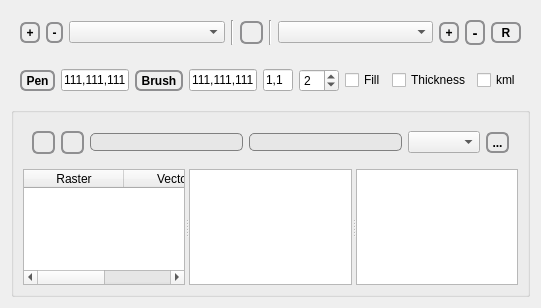
          <widget class="QWidget" name="scrollAreaWidgetContents_3">
           <property name="geometry">
            <rect>
             <x>0</x>
             <y>0</y>
             <width>541</width>
             <height>308</height>
            </rect>
           </property>
           <layout class="QVBoxLayout" name="verticalLayout_19">
            <item>
             <widget class="QFrame" name="frame">
              <layout class="QHBoxLayout" name="horizontalLayout_14">
               <item>
                <widget class="QToolButton" name="addRlayer">
                 <property name="font">
                  <font>
                   <weight>75</weight>
                   <bold>true</bold>
                  </font>
                 </property>
                 <property name="toolTip">
                  <string>Add Raster Layer</string>
                 </property>
                 <property name="styleSheet">
                  <string notr="true">QToolButton { /* all types of tool button */
     border: 2px solid #8f8f91;
     border-radius: 6px;
     font: bold; 
     background-color: qlineargradient(x1: 0, y1: 0, x2: 0, y2: 1,
                                       stop: 0 #f6f7fa, stop: 1 #dadbde);
 }

 QToolButton[popupMode=&quot;1&quot;] { /* only for MenuButtonPopup */
     padding-right: 20px; /* make way for the popup button */
 }

 QToolButton:pressed {
     background-color: qlineargradient(x1: 0, y1: 0, x2: 0, y2: 1,
                                       stop: 0 #dadbde, stop: 1 #f6f7fa);
 }

 QToolButton:checked {
     background-color: qlineargradient(x1: 0, y1: 0, x2: 0, y2: 1,
                                       stop: 0 white, stop: 1 rgb(108, 183, 255) );
 }

 /* the subcontrols below are used only in the MenuButtonPopup mode */
 QToolButton::menu-button {
     border: 2px solid gray;
     border-top-right-radius: 6px;
     border-bottom-right-radius: 6px;
     /* 16px width + 4px for border = 20px allocated above */
     width: 16px;
 }

 QToolButton::menu-arrow {
     image: url(downarrow.png);
 }

 QToolButton::menu-arrow:open {
     top: 1px; left: 1px; /* shift it a bit */
 }</string>
                 </property>
                 <property name="text">
                  <string>+</string>
                 </property>
                 <property name="icon">
                  <iconset resource="../resources.qrc">
                   <normaloff>:/icons/element-cell.gif</normaloff>:/icons/element-cell.gif</iconset>
                 </property>
                </widget>
               </item>
               <item>
                <widget class="QToolButton" name="removeRlayer">
                 <property name="font">
                  <font>
                   <weight>75</weight>
                   <bold>true</bold>
                  </font>
                 </property>
                 <property name="toolTip">
                  <string>Remove Raster Layer</string>
                 </property>
                 <property name="styleSheet">
                  <string notr="true">QToolButton { /* all types of tool button */
     border: 2px solid #8f8f91;
     border-radius: 6px;
     font: bold; 
     background-color: qlineargradient(x1: 0, y1: 0, x2: 0, y2: 1,
                                       stop: 0 #f6f7fa, stop: 1 #dadbde);
 }

 QToolButton[popupMode=&quot;1&quot;] { /* only for MenuButtonPopup */
     padding-right: 20px; /* make way for the popup button */
 }

 QToolButton:pressed {
     background-color: qlineargradient(x1: 0, y1: 0, x2: 0, y2: 1,
                                       stop: 0 #dadbde, stop: 1 #f6f7fa);
 }

 QToolButton:checked {
     background-color: qlineargradient(x1: 0, y1: 0, x2: 0, y2: 1,
                                       stop: 0 white, stop: 1 rgb(108, 183, 255) );
 }

 /* the subcontrols below are used only in the MenuButtonPopup mode */
 QToolButton::menu-button {
     border: 2px solid gray;
     border-top-right-radius: 6px;
     border-bottom-right-radius: 6px;
     /* 16px width + 4px for border = 20px allocated above */
     width: 16px;
 }

 QToolButton::menu-arrow {
     image: url(downarrow.png);
 }

 QToolButton::menu-arrow:open {
     top: 1px; left: 1px; /* shift it a bit */
 }</string>
                 </property>
                 <property name="text">
                  <string>-</string>
                 </property>
                 <property name="icon">
                  <iconset resource="../resources.qrc">
                   <normaloff>:/icons/element-cell-delete.gif</normaloff>:/icons/element-cell-delete.gif</iconset>
                 </property>
                </widget>
               </item>
               <item>
                <widget class="QComboBox" name="GrassRLayer">
                 <property name="toolTip">
                  <string>Raster Layer</string>
                 </property>
                </widget>
               </item>
               <item>
                <widget class="Line" name="line_13">
                 <property name="orientation">
                  <enum>Qt::Vertical</enum>
                 </property>
                </widget>
               </item>
               <item>
                <widget class="QToolButton" name="refreshlayerlist">
                 <property name="styleSheet">
                  <string notr="true">QToolButton { /* all types of tool button */
     border: 2px solid #8f8f91;
     border-radius: 6px;
     font: bold; 
     background-color: qlineargradient(x1: 0, y1: 0, x2: 0, y2: 1,
                                       stop: 0 #f6f7fa, stop: 1 #dadbde);
 }

 QToolButton[popupMode=&quot;1&quot;] { /* only for MenuButtonPopup */
     padding-right: 20px; /* make way for the popup button */
 }

 QToolButton:pressed {
     background-color: qlineargradient(x1: 0, y1: 0, x2: 0, y2: 1,
                                       stop: 0 #dadbde, stop: 1 #f6f7fa);
 }

 QToolButton:checked {
     background-color: qlineargradient(x1: 0, y1: 0, x2: 0, y2: 1,
                                       stop: 0 white, stop: 1 rgb(108, 183, 255) );
 }

 /* the subcontrols below are used only in the MenuButtonPopup mode */
 QToolButton::menu-button {
     border: 2px solid gray;
     border-top-right-radius: 6px;
     border-bottom-right-radius: 6px;
     /* 16px width + 4px for border = 20px allocated above */
     width: 16px;
 }

 QToolButton::menu-arrow {
     image: url(downarrow.png);
 }

 QToolButton::menu-arrow:open {
     top: 1px; left: 1px; /* shift it a bit */
 }</string>
                 </property>
                 <property name="text">
                  <string/>
                 </property>
                 <property name="icon">
                  <iconset resource="../resources.qrc">
                   <normaloff>:/icons/mActionDraw.png</normaloff>:/icons/mActionDraw.png</iconset>
                 </property>
                </widget>
               </item>
               <item>
                <widget class="Line" name="line_12">
                 <property name="orientation">
                  <enum>Qt::Vertical</enum>
                 </property>
                </widget>
               </item>
               <item>
                <widget class="QComboBox" name="GrassVLayer">
                 <property name="toolTip">
                  <string>Vector Layer</string>
                 </property>
                </widget>
               </item>
               <item>
                <widget class="QToolButton" name="addVlayer">
                 <property name="font">
                  <font>
                   <weight>75</weight>
                   <bold>true</bold>
                  </font>
                 </property>
                 <property name="toolTip">
                  <string>Add Vector Layer</string>
                 </property>
                 <property name="styleSheet">
                  <string notr="true">QToolButton { /* all types of tool button */
     border: 2px solid #8f8f91;
     border-radius: 6px;
     font: bold; 
     background-color: qlineargradient(x1: 0, y1: 0, x2: 0, y2: 1,
                                       stop: 0 #f6f7fa, stop: 1 #dadbde);
 }

 QToolButton[popupMode=&quot;1&quot;] { /* only for MenuButtonPopup */
     padding-right: 20px; /* make way for the popup button */
 }

 QToolButton:pressed {
     background-color: qlineargradient(x1: 0, y1: 0, x2: 0, y2: 1,
                                       stop: 0 #dadbde, stop: 1 #f6f7fa);
 }

 QToolButton:checked {
     background-color: qlineargradient(x1: 0, y1: 0, x2: 0, y2: 1,
                                       stop: 0 white, stop: 1 rgb(108, 183, 255) );
 }

 /* the subcontrols below are used only in the MenuButtonPopup mode */
 QToolButton::menu-button {
     border: 2px solid gray;
     border-top-right-radius: 6px;
     border-bottom-right-radius: 6px;
     /* 16px width + 4px for border = 20px allocated above */
     width: 16px;
 }

 QToolButton::menu-arrow {
     image: url(downarrow.png);
 }

 QToolButton::menu-arrow:open {
     top: 1px; left: 1px; /* shift it a bit */
 }</string>
                 </property>
                 <property name="text">
                  <string>+</string>
                 </property>
                 <property name="icon">
                  <iconset resource="../resources.qrc">
                   <normaloff>:/icons/element-vector.gif</normaloff>:/icons/element-vector.gif</iconset>
                 </property>
                </widget>
               </item>
               <item>
                <widget class="QToolButton" name="removeVlayer">
                 <property name="font">
                  <font>
                   <pointsize>11</pointsize>
                   <weight>75</weight>
                   <bold>true</bold>
                  </font>
                 </property>
                 <property name="toolTip">
                  <string>Remove Vector Layer</string>
                 </property>
                 <property name="styleSheet">
                  <string notr="true">QToolButton { /* all types of tool button */
     border: 2px solid #8f8f91;
     border-radius: 6px;
     font: bold; 
     background-color: qlineargradient(x1: 0, y1: 0, x2: 0, y2: 1,
                                       stop: 0 #f6f7fa, stop: 1 #dadbde);
 }

 QToolButton[popupMode=&quot;1&quot;] { /* only for MenuButtonPopup */
     padding-right: 20px; /* make way for the popup button */
 }

 QToolButton:pressed {
     background-color: qlineargradient(x1: 0, y1: 0, x2: 0, y2: 1,
                                       stop: 0 #dadbde, stop: 1 #f6f7fa);
 }

 QToolButton:checked {
     background-color: qlineargradient(x1: 0, y1: 0, x2: 0, y2: 1,
                                       stop: 0 white, stop: 1 rgb(108, 183, 255) );
 }

 /* the subcontrols below are used only in the MenuButtonPopup mode */
 QToolButton::menu-button {
     border: 2px solid gray;
     border-top-right-radius: 6px;
     border-bottom-right-radius: 6px;
     /* 16px width + 4px for border = 20px allocated above */
     width: 16px;
 }

 QToolButton::menu-arrow {
     image: url(downarrow.png);
 }

 QToolButton::menu-arrow:open {
     top: 1px; left: 1px; /* shift it a bit */
 }</string>
                 </property>
                 <property name="text">
                  <string>-</string>
                 </property>
                 <property name="icon">
                  <iconset resource="../resources.qrc">
                   <normaloff>:/icons/element-vector-remove.gif</normaloff>:/icons/element-vector-remove.gif</iconset>
                 </property>
                </widget>
               </item>
               <item>
                <widget class="QToolButton" name="renderoptions">
                 <property name="minimumSize">
                  <size>
                   <width>20</width>
                   <height>0</height>
                  </size>
                 </property>
                 <property name="maximumSize">
                  <size>
                   <width>30</width>
                   <height>16777215</height>
                  </size>
                 </property>
                 <property name="styleSheet">
                  <string notr="true">QToolButton { /* all types of tool button */
     border: 2px solid #8f8f91;
     border-radius: 6px;
     font: bold; 
     background-color: qlineargradient(x1: 0, y1: 0, x2: 0, y2: 1,
                                       stop: 0 #f6f7fa, stop: 1 #dadbde);
 }

 QToolButton[popupMode=&quot;1&quot;] { /* only for MenuButtonPopup */
     padding-right: 20px; /* make way for the popup button */
 }

 QToolButton:pressed {
     background-color: qlineargradient(x1: 0, y1: 0, x2: 0, y2: 1,
                                       stop: 0 #dadbde, stop: 1 #f6f7fa);
 }

 QToolButton:checked {
     background-color: qlineargradient(x1: 0, y1: 0, x2: 0, y2: 1,
                                       stop: 0 white, stop: 1 rgb(108, 183, 255) );
 }

 /* the subcontrols below are used only in the MenuButtonPopup mode */
 QToolButton::menu-button {
     border: 2px solid gray;
     border-top-right-radius: 6px;
     border-bottom-right-radius: 6px;
     /* 16px width + 4px for border = 20px allocated above */
     width: 16px;
 }

 QToolButton::menu-arrow {
     image: url(downarrow.png);
 }

 QToolButton::menu-arrow:open {
     top: 1px; left: 1px; /* shift it a bit */
 }</string>
                 </property>
                 <property name="text">
                  <string>R</string>
                 </property>
                 <property name="icon">
                  <iconset resource="../resources.qrc">
                   <normaloff>:/icons/gimp_0.png</normaloff>:/icons/gimp_0.png</iconset>
                 </property>
                 <property name="checkable">
                  <bool>true</bool>
                 </property>
                </widget>
               </item>
              </layout>
             </widget>
            </item>
            <item>
             <widget class="QFrame" name="grassvectoroption">
              <layout class="QHBoxLayout" name="grassvectoroptions">
               <item>
                <widget class="QToolButton" name="setPenColor">
                 <property name="styleSheet">
                  <string notr="true">QToolButton { /* all types of tool button */
     border: 2px solid #8f8f91;
     border-radius: 6px;
     font: bold; 
     background-color: qlineargradient(x1: 0, y1: 0, x2: 0, y2: 1,
                                       stop: 0 #f6f7fa, stop: 1 #dadbde);
 }

 QToolButton[popupMode=&quot;1&quot;] { /* only for MenuButtonPopup */
     padding-right: 20px; /* make way for the popup button */
 }

 QToolButton:pressed {
     background-color: qlineargradient(x1: 0, y1: 0, x2: 0, y2: 1,
                                       stop: 0 #dadbde, stop: 1 #f6f7fa);
 }

 QToolButton:checked {
     background-color: qlineargradient(x1: 0, y1: 0, x2: 0, y2: 1,
                                       stop: 0 white, stop: 1 rgb(108, 183, 255) );
 }

 /* the subcontrols below are used only in the MenuButtonPopup mode */
 QToolButton::menu-button {
     border: 2px solid gray;
     border-top-right-radius: 6px;
     border-bottom-right-radius: 6px;
     /* 16px width + 4px for border = 20px allocated above */
     width: 16px;
 }

 QToolButton::menu-arrow {
     image: url(downarrow.png);
 }

 QToolButton::menu-arrow:open {
     top: 1px; left: 1px; /* shift it a bit */
 }</string>
                 </property>
                 <property name="text">
                  <string>Pen</string>
                 </property>
                </widget>
               </item>
               <item>
                <widget class="QLineEdit" name="PenColor">
                 <property name="maximumSize">
                  <size>
                   <width>90</width>
                   <height>16777215</height>
                  </size>
                 </property>
                 <property name="text">
                  <string>111,111,111</string>
                 </property>
                </widget>
               </item>
               <item>
                <widget class="QToolButton" name="setBrushColor">
                 <property name="styleSheet">
                  <string notr="true">QToolButton { /* all types of tool button */
     border: 2px solid #8f8f91;
     border-radius: 6px;
     font: bold; 
     background-color: qlineargradient(x1: 0, y1: 0, x2: 0, y2: 1,
                                       stop: 0 #f6f7fa, stop: 1 #dadbde);
 }

 QToolButton[popupMode=&quot;1&quot;] { /* only for MenuButtonPopup */
     padding-right: 20px; /* make way for the popup button */
 }

 QToolButton:pressed {
     background-color: qlineargradient(x1: 0, y1: 0, x2: 0, y2: 1,
                                       stop: 0 #dadbde, stop: 1 #f6f7fa);
 }

 QToolButton:checked {
     background-color: qlineargradient(x1: 0, y1: 0, x2: 0, y2: 1,
                                       stop: 0 white, stop: 1 rgb(108, 183, 255) );
 }

 /* the subcontrols below are used only in the MenuButtonPopup mode */
 QToolButton::menu-button {
     border: 2px solid gray;
     border-top-right-radius: 6px;
     border-bottom-right-radius: 6px;
     /* 16px width + 4px for border = 20px allocated above */
     width: 16px;
 }

 QToolButton::menu-arrow {
     image: url(downarrow.png);
 }

 QToolButton::menu-arrow:open {
     top: 1px; left: 1px; /* shift it a bit */
 }</string>
                 </property>
                 <property name="text">
                  <string>Brush</string>
                 </property>
                </widget>
               </item>
               <item>
                <widget class="QLineEdit" name="BrushColor">
                 <property name="maximumSize">
                  <size>
                   <width>90</width>
                   <height>16777215</height>
                  </size>
                 </property>
                 <property name="text">
                  <string>111,111,111</string>
                 </property>
                </widget>
               </item>
               <item>
                <widget class="QLineEdit" name="PointSize">
                 <property name="minimumSize">
                  <size>
                   <width>30</width>
                   <height>0</height>
                  </size>
                 </property>
                 <property name="maximumSize">
                  <size>
                   <width>40</width>
                   <height>16777215</height>
                  </size>
                 </property>
                 <property name="text">
                  <string>1,1</string>
                 </property>
                </widget>
               </item>
               <item>
                <widget class="QSpinBox" name="LineWidth">
                 <property name="maximumSize">
                  <size>
                   <width>40</width>
                   <height>16777215</height>
                  </size>
                 </property>
                 <property name="value">
                  <number>2</number>
                 </property>
                </widget>
               </item>
               <item>
                <widget class="QCheckBox" name="Fill">
                 <property name="text">
                  <string>Fill</string>
                 </property>
                </widget>
               </item>
               <item>
                <widget class="QCheckBox" name="Thickness">
                 <property name="text">
                  <string>Thickness</string>
                 </property>
                </widget>
               </item>
               <item>
                <widget class="QCheckBox" name="checkBox">
                 <property name="text">
                  <string>kml</string>
                 </property>
                </widget>
               </item>
              </layout>
             </widget>
            </item>
            <item>
             <widget class="QSplitter" name="splitter_3">
              <property name="orientation">
               <enum>Qt::Vertical</enum>
              </property>
              <widget class="QWidget" name="horizontalLayoutWidget">
               <layout class="QHBoxLayout" name="horizontalLayout_2">
                <item>
                 <widget class="QSplitter" name="splitter_2">
                  <property name="orientation">
                   <enum>Qt::Horizontal</enum>
                  </property>
                  <widget class="QGroupBox" name="groupBox_2">
                   <property name="title">
                    <string/>
                   </property>
                   <layout class="QVBoxLayout" name="verticalLayout_4">
                    <item>
                     <widget class="QFrame" name="frame">
                      <property name="maximumSize">
                       <size>
                        <width>16777215</width>
                        <height>58</height>
                       </size>
                      </property>
                      <layout class="QHBoxLayout" name="grassquery">
                       <item>
                        <widget class="QToolButton" name="update">
                         <property name="styleSheet">
                          <string notr="true">QToolButton { /* all types of tool button */
     border: 2px solid #8f8f91;
     border-radius: 6px;
     font: bold; 
     background-color: qlineargradient(x1: 0, y1: 0, x2: 0, y2: 1,
                                       stop: 0 #f6f7fa, stop: 1 #dadbde);
 }

 QToolButton[popupMode=&quot;1&quot;] { /* only for MenuButtonPopup */
     padding-right: 20px; /* make way for the popup button */
 }

 QToolButton:pressed {
     background-color: qlineargradient(x1: 0, y1: 0, x2: 0, y2: 1,
                                       stop: 0 #dadbde, stop: 1 #f6f7fa);
 }

 QToolButton:checked {
     background-color: qlineargradient(x1: 0, y1: 0, x2: 0, y2: 1,
                                       stop: 0 white, stop: 1 rgb(108, 183, 255) );
 }

 /* the subcontrols below are used only in the MenuButtonPopup mode */
 QToolButton::menu-button {
     border: 2px solid gray;
     border-top-right-radius: 6px;
     border-bottom-right-radius: 6px;
     /* 16px width + 4px for border = 20px allocated above */
     width: 16px;
 }

 QToolButton::menu-arrow {
     image: url(downarrow.png);
 }

 QToolButton::menu-arrow:open {
     top: 1px; left: 1px; /* shift it a bit */
 }</string>
                         </property>
                         <property name="icon">
                          <iconset resource="../resources.qrc">
                           <normaloff>:/icons/grass_icon.png</normaloff>:/icons/grass_icon.png</iconset>
                         </property>
                        </widget>
                       </item>
                       <item>
                        <widget class="QToolButton" name="getlisttoquery">
                         <property name="minimumSize">
                          <size>
                           <width>0</width>
                           <height>20</height>
                          </size>
                         </property>
                         <property name="maximumSize">
                          <size>
                           <width>23</width>
                           <height>23</height>
                          </size>
                         </property>
                         <property name="styleSheet">
                          <string notr="true">QToolButton { /* all types of tool button */
     border: 2px solid #8f8f91;
     border-radius: 6px;
     font: bold; 
     background-color: qlineargradient(x1: 0, y1: 0, x2: 0, y2: 1,
                                       stop: 0 #f6f7fa, stop: 1 #dadbde);
 }

 QToolButton[popupMode=&quot;1&quot;] { /* only for MenuButtonPopup */
     padding-right: 20px; /* make way for the popup button */
 }

 QToolButton:pressed {
     background-color: qlineargradient(x1: 0, y1: 0, x2: 0, y2: 1,
                                       stop: 0 #dadbde, stop: 1 #f6f7fa);
 }

 QToolButton:checked {
     background-color: qlineargradient(x1: 0, y1: 0, x2: 0, y2: 1,
                                       stop: 0 white, stop: 1 rgb(108, 183, 255) );
 }

 /* the subcontrols below are used only in the MenuButtonPopup mode */
 QToolButton::menu-button {
     border: 2px solid gray;
     border-top-right-radius: 6px;
     border-bottom-right-radius: 6px;
     /* 16px width + 4px for border = 20px allocated above */
     width: 16px;
 }

 QToolButton::menu-arrow {
     image: url(downarrow.png);
 }

 QToolButton::menu-arrow:open {
     top: 1px; left: 1px; /* shift it a bit */
 }</string>
                         </property>
                         <property name="text">
                          <string/>
                         </property>
                         <property name="icon">
                          <iconset resource="../resources.qrc">
                           <normaloff>:/icons/gui-help.gif</normaloff>:/icons/gui-help.gif</iconset>
                         </property>
                        </widget>
                       </item>
                       <item>
                        <widget class="QLineEdit" name="longitude">
                         <property name="styleSheet">
                          <string notr="true">QLineEdit {
     border: 1px solid gray;
     border-radius: 5px;
     padding: 0 8px;
     background: rgb(231, 231, 231);
 }</string>
                         </property>
                        </widget>
                       </item>
                       <item>
                        <widget class="QLineEdit" name="latitude">
                         <property name="styleSheet">
                          <string notr="true">QLineEdit {
     border: 1px solid gray;
     border-radius: 5px;
     padding: 0 8px;
     background: rgb(231, 231, 231);
 }</string>
                         </property>
                        </widget>
                       </item>
                       <item>
                        <widget class="QComboBox" name="gcmd"/>
                       </item>
                       <item>
                        <widget class="QToolButton" name="gcmdexec">
                         <property name="styleSheet">
                          <string notr="true">QToolButton { /* all types of tool button */
     border: 2px solid #8f8f91;
     border-radius: 6px;
     font: bold; 
     background-color: qlineargradient(x1: 0, y1: 0, x2: 0, y2: 1,
                                       stop: 0 #f6f7fa, stop: 1 #dadbde);
 }

 QToolButton[popupMode=&quot;1&quot;] { /* only for MenuButtonPopup */
     padding-right: 20px; /* make way for the popup button */
 }

 QToolButton:pressed {
     background-color: qlineargradient(x1: 0, y1: 0, x2: 0, y2: 1,
                                       stop: 0 #dadbde, stop: 1 #f6f7fa);
 }

 QToolButton:checked {
     background-color: qlineargradient(x1: 0, y1: 0, x2: 0, y2: 1,
                                       stop: 0 white, stop: 1 rgb(108, 183, 255) );
 }

 /* the subcontrols below are used only in the MenuButtonPopup mode */
 QToolButton::menu-button {
     border: 2px solid gray;
     border-top-right-radius: 6px;
     border-bottom-right-radius: 6px;
     /* 16px width + 4px for border = 20px allocated above */
     width: 16px;
 }

 QToolButton::menu-arrow {
     image: url(downarrow.png);
 }

 QToolButton::menu-arrow:open {
     top: 1px; left: 1px; /* shift it a bit */
 }</string>
                         </property>
                         <property name="text">
                          <string>...</string>
                         </property>
                         <property name="icon">
                          <iconset resource="../resources.qrc">
                           <normaloff>:/icons/grass_icon.png</normaloff>:/icons/grass_icon.png</iconset>
                         </property>
                         <property name="checkable">
                          <bool>true</bool>
                         </property>
                        </widget>
                       </item>
                      </layout>
                     </widget>
                    </item>
                    <item>
                     <widget class="QSplitter" name="splitter_5">
                      <property name="orientation">
                       <enum>Qt::Horizontal</enum>
                      </property>
                      <widget class="QTableWidget" name="tableWidget">
                       <column>
                        <property name="text">
                         <string>Raster</string>
                        </property>
                        <property name="icon">
                         <iconset resource="../resources.qrc">
                          <normaloff>:/icons/element-cell.gif</normaloff>:/icons/element-cell.gif</iconset>
                        </property>
                       </column>
                       <column>
                        <property name="text">
                         <string>Vector</string>
                        </property>
                        <property name="icon">
                         <iconset resource="../resources.qrc">
                          <normaloff>:/icons/element-vector.gif</normaloff>:/icons/element-vector.gif</iconset>
                        </property>
                       </column>
                      </widget>
                      <widget class="QTextEdit" name="QueryResultsRaster"/>
                      <widget class="QTextEdit" name="QueryResultsVector"/>
                     </widget>
                    </item>
                   </layout>
                  </widget>
                 </widget>
                </item>
               </layout>
              </widget>
             </widget>
            </item>
           </layout>
          </widget>
